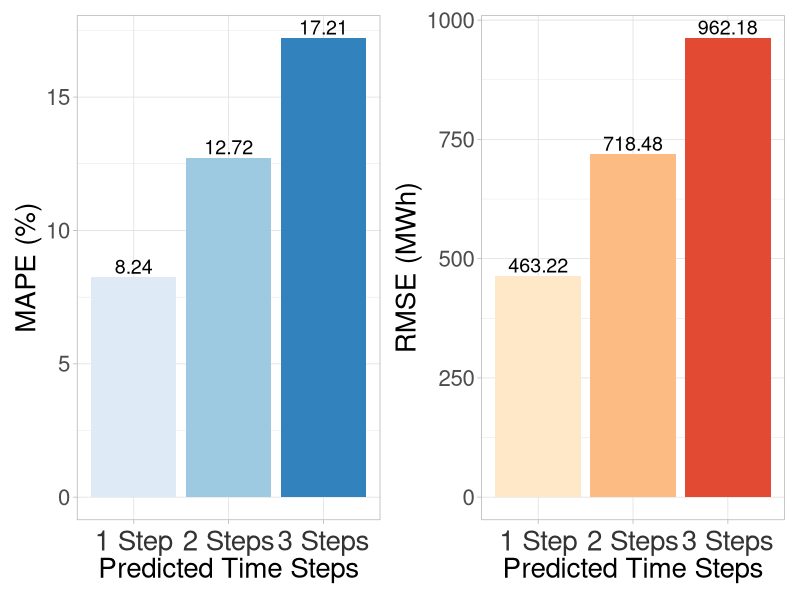

Write R code to recreate this figure.
library(readxl)
test<- read_xlsx("CNN_MultiLSTM_Results.xlsx")


library(dplyr)
library(ggplot2)
test$Neurons = as.factor(test$Neurons)
test$Batches=as.factor(test$Batches)
test$Epochs=as.factor(test$Epochs)



steps<-c('1 Step', '2 Steps', '3 Steps')
RMSE<-c(test$`TestRMSE 1`, test$`TestRMSE 2`, test$`TestRMSE 3`)
MAPE<-c(test$`MAPE 1`, test$`MAPE 2`, test$`MAPE 3`)
df<-data.frame(as.factor(steps),RMSE, MAPE )

p1<-ggplot(df, aes(x=steps, y=MAPE, fill=steps))+
  theme(legend.title=element_blank(),
        legend.position = 'none')+
  geom_bar( stat = "identity", position="dodge")+
  geom_text(aes(label = MAPE),  size=5,
            position = position_dodge(width = 0.9), 
            vjust = -.25)+ theme_light()+
  theme(text = element_text(size=20),axis.text.x = element_text(color = "grey20", 
        size = 20,hjust = .5, vjust = .5, face = "plain"))+
  labs(x='Predicted Time Steps', y= "MAPE (%)")+
  scale_fill_brewer(palette='Blues')+
  theme(legend.title=element_blank(), legend.position = 'none')

p2<-ggplot(df, aes(x=steps, y=RMSE, fill=steps))+
  geom_bar(stat = "identity", position="dodge")+
  geom_text(aes(label = RMSE), size=5,
            position = position_dodge(width = 0.9), 
            vjust = -.25)+ theme_light()+
  theme(text = element_text(size=20),axis.text.x = element_text(color = "grey20", 
        size = 20,hjust = .5, vjust = .5, face = "plain"))+
  labs(x='Predicted Time Steps',y= "RMSE (MWh)")+
  scale_fill_brewer(palette = 'OrRd')+
  theme(legend.title=element_blank(), legend.position = 'none')

library(patchwork)
p1+p2
